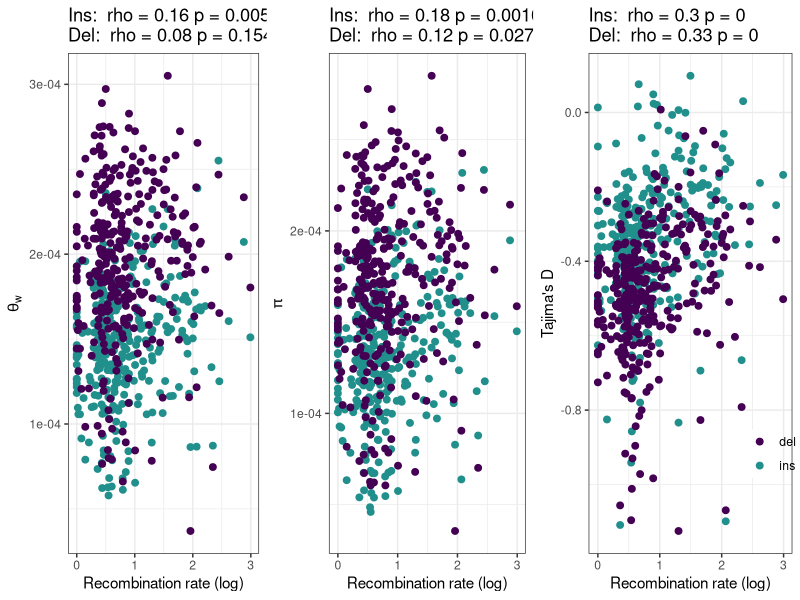
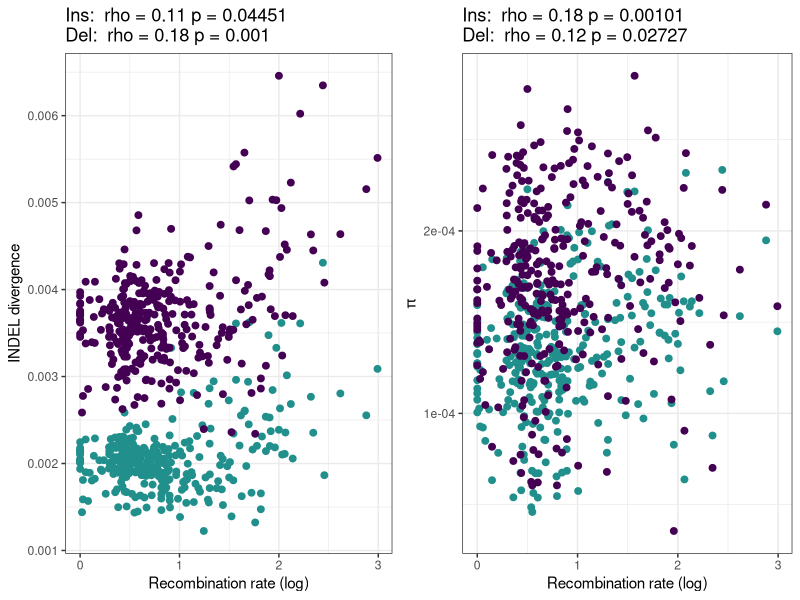

The R script that drew these images, in order:
library(ggplot2)
library(gridExtra)
library(reshape2)
library(viridis)
library(dplyr)

window_data = read.delim('filtered_2Mb_windows.txt')

theta_ins_test = cor.test(window_data$theta_ins, window_data$rec_rate, method='spearman', exact=NULL)
tajd_ins_test = cor.test(window_data$tajd_ins, window_data$rec_rate, method='spearman', exact=NULL)
pi_ins_test = cor.test(window_data$pi_ins, window_data$rec_rate, method='spearman', exact=NULL)

theta_del_test = cor.test(window_data$theta_del, window_data$rec_rate, method='spearman', exact=NULL)
tajd_del_test = cor.test(window_data$tajd_del, window_data$rec_rate, method='spearman', exact=NULL)
pi_del_test = cor.test(window_data$pi_del, window_data$rec_rate, method='spearman', exact=NULL)

# theta plot
theta_data = subset(window_data, select=c(window, rec_rate, theta_ins, theta_del))
colnames(theta_data) = c('window', 'rec_rate', 'ins', 'del')
theta_data = melt(theta_data, id=c('window', 'rec_rate'))
theta_data$variable = factor(theta_data$variable, levels=c('del', 'ins'))

theta_plot = ggplot(theta_data, aes(x=log(rec_rate + 1), y=value, colour=variable)) +
      geom_point(stat='identity', size = 2) +
      theme_bw() +
      xlab('Recombination rate (log)')  + ylab(expression(theta[w])) +
      ggtitle(paste('Ins: ', expression(rho), '=', round(theta_ins_test$estimate, digits=2),
      'p =', round(theta_ins_test$p.value, digits=5),
      '\nDel: ', expression(rho), '=', round(theta_del_test$estimate, digits=2),
      'p =', round(theta_del_test$p.value, digits=5))) +
      theme(legend.position = 'none')+
      scale_colour_manual(values=viridis(3))

# pi plot
pi_data = subset(window_data, select=c(window, rec_rate, pi_ins, pi_del))
colnames(pi_data) = c('window', 'rec_rate', 'ins', 'del')
pi_data = melt(pi_data, id=c('window', 'rec_rate'))
pi_data$variable = factor(pi_data$variable, levels=c('del', 'ins'))

pi_plot = ggplot(pi_data, aes(x=log(rec_rate + 1), y=value, colour=variable)) +
      geom_point(stat='identity', size = 2) +
      theme_bw() +
      xlab('Recombination rate (log)')  + ylab(expression(pi)) +
      ggtitle(paste('Ins: ', expression(rho), '=', round(pi_ins_test$estimate, digits=2),
      'p =', round(pi_ins_test$p.value, digits=5),
      '\nDel: ', expression(rho), '=', round(pi_del_test$estimate, digits=2),
      'p =', round(pi_del_test$p.value, digits=5))) +
      theme(legend.position = 'none')+
      scale_colour_manual(values=viridis(3))


# rdi plot
rdi_data = subset(window_data, select=c(window, rec_rate, theta_ins, theta_del))
# rdi_data = subset(window_data, select=c(window, rec_rate, pi_ins, pi_del))
colnames(rdi_data) = c('window', 'rec_rate', 'ins', 'del')
rdi_data$rdi = rdi_data$del / rdi_data$ins
rdi_test = cor.test(rdi_data$rdi, rdi_data$rec_rate, method='spearman', exact=NULL)

rdi_plot = ggplot(rdi_data, aes(x=log(rec_rate + 1), y=rdi)) +
      geom_point(stat='identity', size = 2) +
      theme_bw() +
      xlab('Recombination rate (log)')  + ylab('rDI') +
      ggtitle(paste(expression(rho), '=', round(rdi_test$estimate, digits=2),
      'p =', round(rdi_test$p.value, digits=5)))+
      scale_colour_manual(values=viridis(3))


# tajd plot
tajd_data = subset(window_data, select=c(window, rec_rate, tajd_ins, tajd_del))
colnames(tajd_data) = c('window', 'rec_rate', 'ins', 'del')
tajd_data = melt(tajd_data, id=c('window', 'rec_rate'))
tajd_data$variable = factor(tajd_data$variable, levels=c('del', 'ins'))

tajd_plot = ggplot(tajd_data, aes(x=log(rec_rate + 1), y=value, colour=variable)) +
      geom_point(stat='identity', size = 2) +
      theme_bw() +
      xlab('Recombination rate (log)')  + ylab("Tajima's D") +
      ggtitle(paste('Ins: ', expression(rho), '=', round(tajd_ins_test$estimate, digits=2),
      'p =', round(tajd_ins_test$p.value, digits=5),
      '\nDel: ', expression(rho), '=', round(tajd_del_test$estimate, digits=2),
      'p =', round(tajd_del_test$p.value, digits=5))) +
      theme(legend.position=c(0.9, 0.2), legend.title=element_blank(), legend.background=element_blank()) +
      scale_colour_manual(values=viridis(3))

png(file='window_summary.png', width=9, height=3, units='in', res=360)

grid.arrange(theta_plot, pi_plot, tajd_plot, nrow=1)

dev.off()

# divergence plot for reviewer
div_data = read.delim('filtered_2Mb_windows_with_subs.txt')
div_data = subset(div_data, select=c('window', 'rec_rate', 'n_ins_sub', 'n_del_sub'))

call_sites = subset(window_data, select=c('window', 'callable'))
div_data = dplyr::left_join(div_data, call_sites, by='window')
div_data$ins = div_data$n_ins_sub / div_data$callable
div_data$del = div_data$n_del_sub / div_data$callable

div_ins_test = cor.test(div_data$rec_rate, div_data$ins, method='spearman')
div_del_test = cor.test(div_data$rec_rate, div_data$del, method='spearman')

div_data = melt(subset(div_data, select=c('window', 'rec_rate', 'ins', 'del')),
                id=c('window', 'rec_rate'), variable='var_type')

div_data$var_type = factor(div_data$var_type, levels=c("del", "ins"))
str(div_data)

div_plot = ggplot(div_data, aes(x=log(rec_rate+1), y=value, colour=var_type)) +
               geom_point(stat='identity', size = 2) +
               theme_bw() +
               labs(x='Recombination rate (log)', y='INDEL divergence') +
               theme(legend.title=element_blank(), legend.position='None') +
               scale_colour_manual(values=viridis(3)) +
               ggtitle(paste('Ins: ', expression(rho), '=', round(div_ins_test$estimate, digits=2),
              'p =', round(div_ins_test$p.value, digits=5),
              '\nDel: ', expression(rho), '=', round(div_del_test$estimate, digits=2),
              'p =', round(div_del_test$p.value, digits=5)))

png('div_recomb_plot.png', width=6, height=3, res=320, units='in')

grid.arrange(div_plot, pi_plot, nrow=1)

dev.off()
